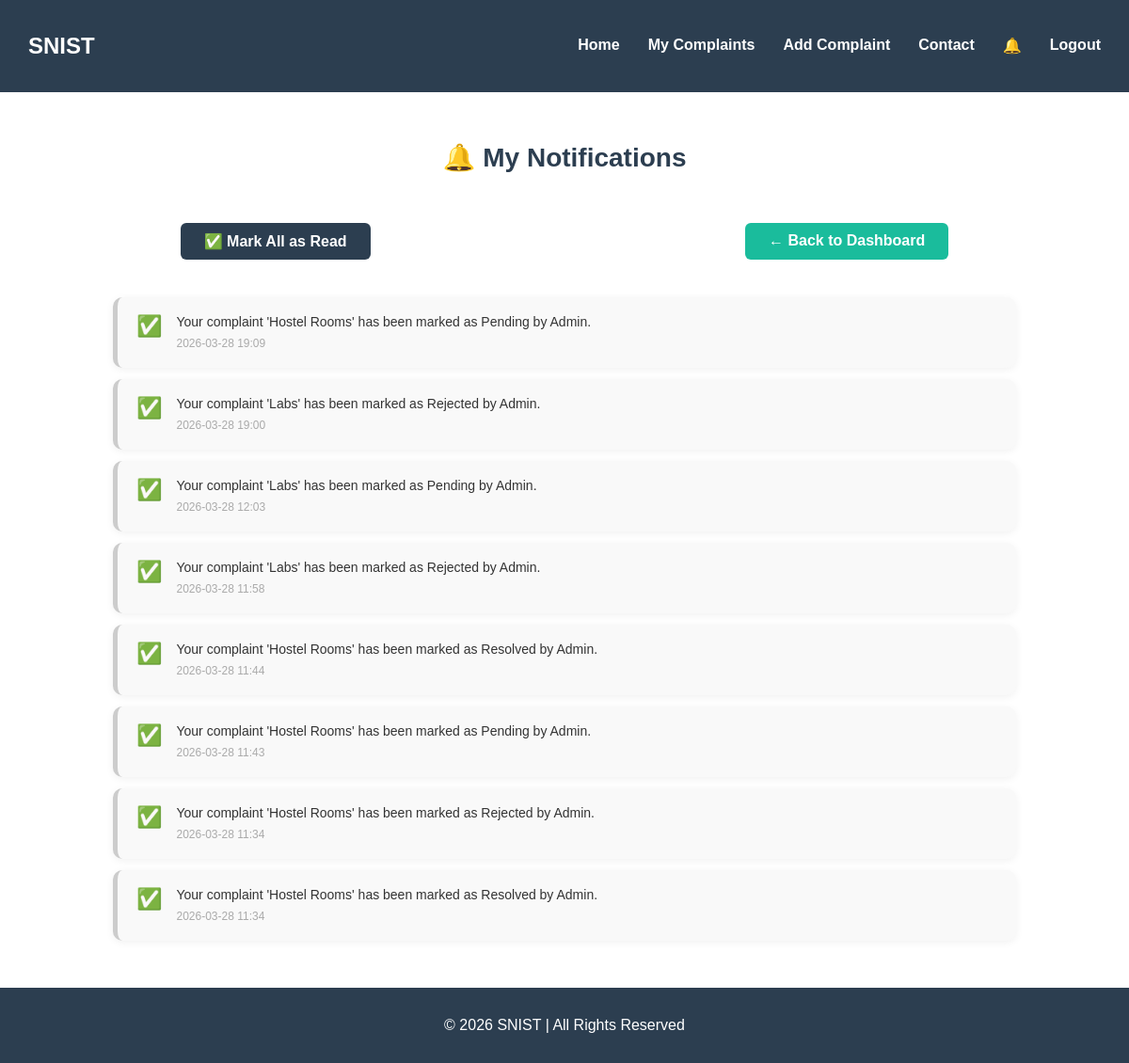
Screenshot of /student_notifications (signed in) with the database file from the repository.
### tables this page shows
CREATE TABLE notifications (
        id INTEGER PRIMARY KEY AUTOINCREMENT,
        user_id INTEGER,
        message TEXT,
        is_read INTEGER DEFAULT 0,
        date TEXT,
        type TEXT,
        complaint_id INTEGER);

### app.py (the view)
@app.route('/student_notifications')
def student_notifications():
    if 'user_id' not in session:
        return redirect('/login')
    conn = sqlite3.connect('database.db', timeout=10)
    c = conn.cursor()
    c.execute("""SELECT * FROM notifications
                 WHERE user_id=? AND type='status_update'
                 ORDER BY id DESC""", (session['user_id'],))
    all_notifications = c.fetchall()
    c.execute("""SELECT COUNT(*) FROM notifications
                 WHERE user_id=? AND type='status_update' AND is_read=0""",
              (session['user_id'],))
    unread_count = c.fetchone()[0]
    conn.close()
    return render_template('student_notifications.html',
                           all_notifications=all_notifications,
                           unread_count=unread_count)

### templates/student_notifications.html (shortened to what this page needs)
<!DOCTYPE html>
<html lang="en">
<head>
  <link rel="stylesheet" href="/static/student_dashboardstyle.css">
</head>
<body>
  <header class="navbar">
    <h2>SNIST</h2>
    <nav>
      <a href="/student_dashboard">Home</a>
      <a href="/my_complaints">My Complaints</a>
      <a href="/add_complaint">Add Complaint</a>
      <a href="#">Contact</a>
      <a href="/student_notifications" style="position: relative;">
        🔔
      </a>
      <a href="/logout">Logout</a>
    </nav>
  </header>
  <h2 class="page-title">🔔 My Notifications</h2>
  <div style="display: flex; justify-content: center; gap: 15px; margin-bottom: 20px;">
    <a href="/mark_read" class="mark-btn">✅ Mark All as Read</a>
    <a href="/student_dashboard" class="back-btn">← Back to Dashboard</a>
  </div>
  <div class="notif-container">
    {% if all_notifications %}
      {% for n in all_notifications %}
      <div class="notif-card {% if n[3] == 1 %}read{% endif %}">
        <div class="notif-icon">
          {% if n[3] == 0 %}🔴{% else %}✅{% endif %}
        </div>
        <div class="notif-text">
          <p>{{ n[2] }}</p>
          <span>{{ n[4] }}</span>
        </div>
      </div>
      {% endfor %}
    {% else %}
      <p class="no-notif">No notifications yet.</p>
    {% endif %}
  </div>
  <footer class="footer">
    <p>© 2026 SNIST | All Rights Reserved</p>
  </footer>
</body>
</html>

### static/student_dashboardstyle.css (style rules this page uses)
body { margin: 0; font-family: Arial, sans-serif; }
.navbar { display: flex; justify-content: space-between; align-items: center; background: #2c3e50; color: white; padding: 15px 30px; flex-wrap: wrap; gap: 10px; }
.navbar nav { display: flex; flex-wrap: wrap; gap: 10px; }
.navbar nav a { color: white; margin-left: 20px; text-decoration: none; font-weight: bold; }
.footer { background: #2c3e50; color: white; text-align: center; padding: 15px; }
html { scroll-behavior: smooth; }

### templates/student_notifications.html (style rules this page uses)
.page-title { text-align: center; padding: 30px; font-size: 28px; color: #2c3e50; }
.notif-container { width: 80%; margin: 0 auto 50px auto; }
.notif-card { display: flex; align-items: flex-start; gap: 15px; padding: 18px 20px; margin-bottom: 12px; border-radius: 10px; border-left: 5px solid #e6a817; background: #fff3cd; box-shadow: 0 2px 8px rgba(0,0,0,0.06); }
.notif-card.read { background: #f9f9f9; border-left: 5px solid #ccc; }
.notif-icon { font-size: 22px; }
.notif-text { flex: 1; }
.notif-text p { margin: 0 0 5px 0; font-size: 14px; color: #333; }
.notif-text span { font-size: 12px; color: #aaa; }
.mark-btn { display: block; width: fit-content; margin: 0 auto 20px auto; padding: 10px 25px; background: #2c3e50; color: white; text-decoration: none; border-radius: 6px; font-weight: bold; }
.back-btn { display: block; width: fit-content; margin: 0 auto 20px auto; padding: 10px 25px; background: #1abc9c; color: white; text-decoration: none; border-radius: 6px; font-weight: bold; }

### rows the page displays
notifications: message "Your complaint 'Hostel Rooms' has been marked as Pending by Admin.", date "2026-03-28 19:09"
notifications: message "Your complaint 'Labs' has been marked as Rejected by Admin.", date "2026-03-28 19:00"
notifications: message "Your complaint 'Labs' has been marked as Pending by Admin.", date "2026-03-28 12:03"
notifications: message "Your complaint 'Labs' has been marked as Rejected by Admin.", date "2026-03-28 11:58"
notifications: message "Your complaint 'Hostel Rooms' has been marked as Resolved by Admin.", date "2026-03-28 11:44"
notifications: message "Your complaint 'Hostel Rooms' has been marked as Pending by Admin.", date "2026-03-28 11:43"
notifications: message "Your complaint 'Hostel Rooms' has been marked as Rejected by Admin.", date "2026-03-28 11:34"
notifications: message "Your complaint 'Hostel Rooms' has been marked as Resolved by Admin.", date "2026-03-28 11:34"
